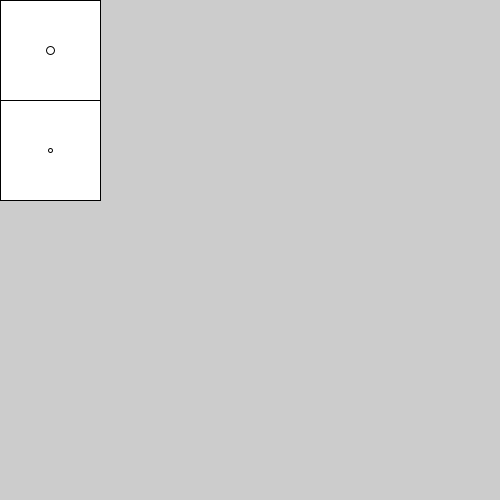
Frame 1 (no input)
Frame 60 (the mouse pressed at the canvas centre just before this capture): identical to frame 1, image omitted
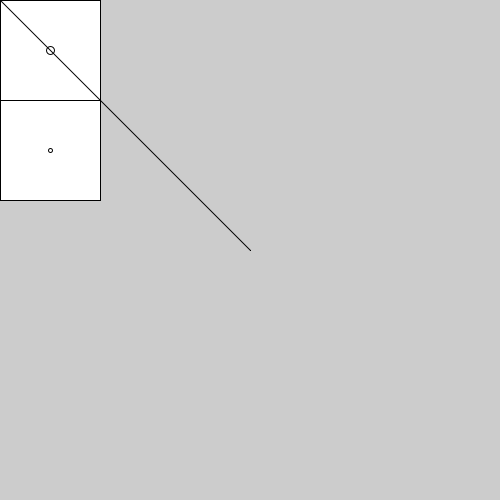
Frame 120 (the mouse held since frame 60 and released just before this capture)

The Processing sketch that drew these frames (run headless with seeded random() and noise(); from frame 60 on, the mouse is pressed at the canvas centre):

// Processing sketch: week04_5_painter_strokeWeight
// ── week04_5_painter_strokeWeight.pde
void setup(){
  size(500,500);
  rect(0,0,100,100); ellipse(50,50, 8,8); //8的圓
  rect(0,100, 100,100); ellipse(50,150, 4,4);//4的圓
}
void draw(){
  if(mousePressed){
    if(mouseX<100){
      if(mouseY<100) strokeWeight(8);//粗
      else if(mouseY<200) strokeWeight(4);//中
    }else line(mouseX,mouseY, pmouseX,pmouseY);
  } 
}
